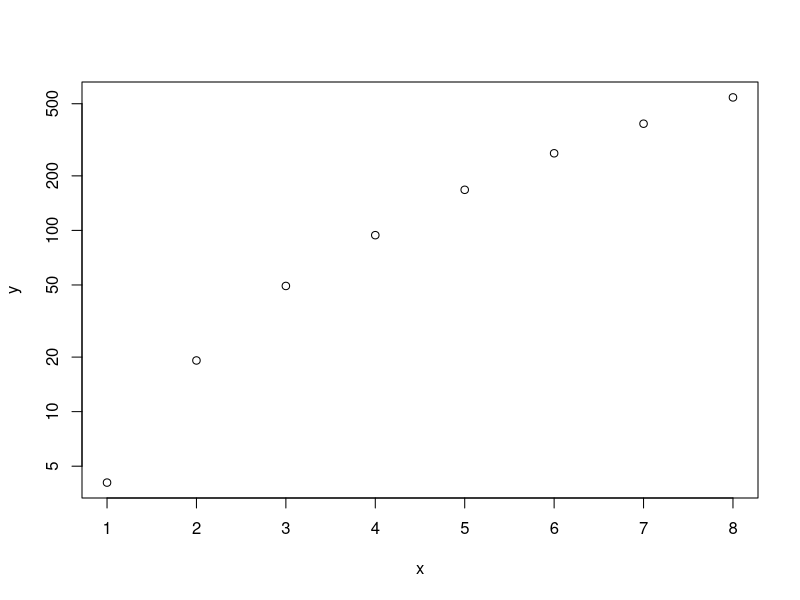
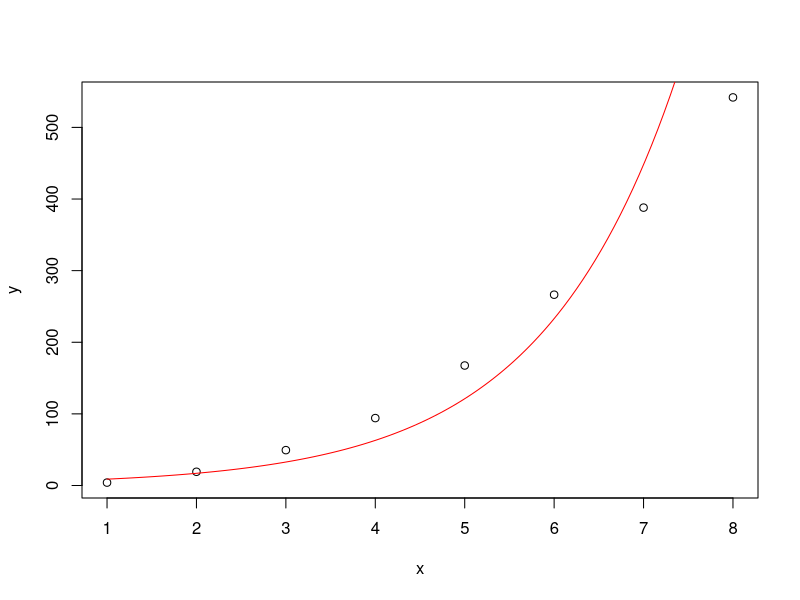
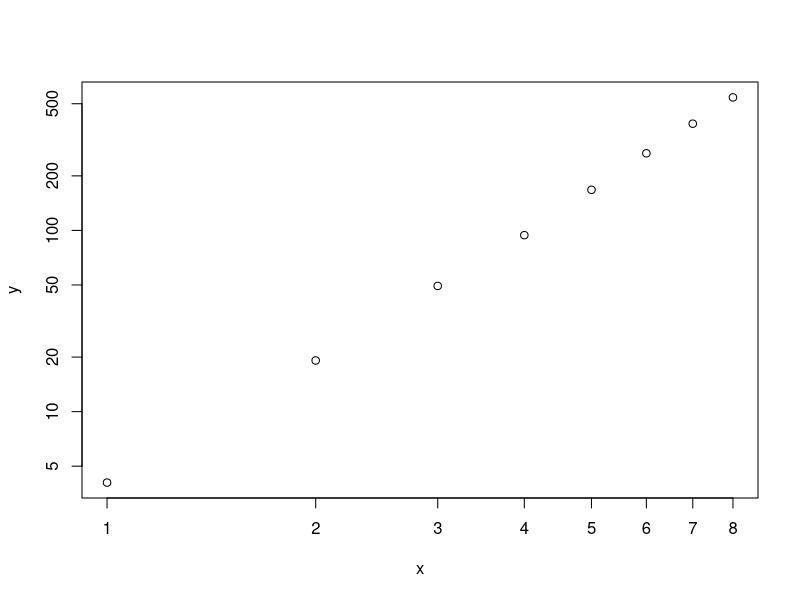
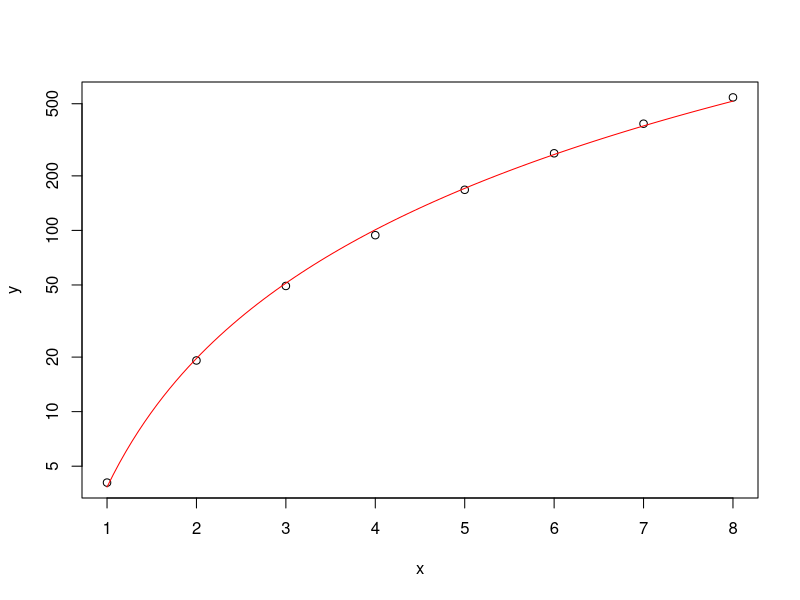

Generate these figures, in order, with R:
x = c(1,2,3,4,5,6,7,8)
y = c(4.06,19.16,49.38,94.13,167.54,266.41,388,541.88)
datos1=data.frame(x,y)
plot(datos1,log="y")
regresion = lm(log10(y)~x,data = datos1)
summary(regresion)
plot(datos1)
a= 10^(0.66331)
curve((a*(10^0.28400)^x),add=TRUE,col="red")
plot(datos1,log="xy")
plot(datos1,log="y")
regresion2=lm(log10(y)~log10(x),datos1)
summary(regresion2)
a= 10^0.58380
curve(a*x^2.35809,add=TRUE, col="RED")